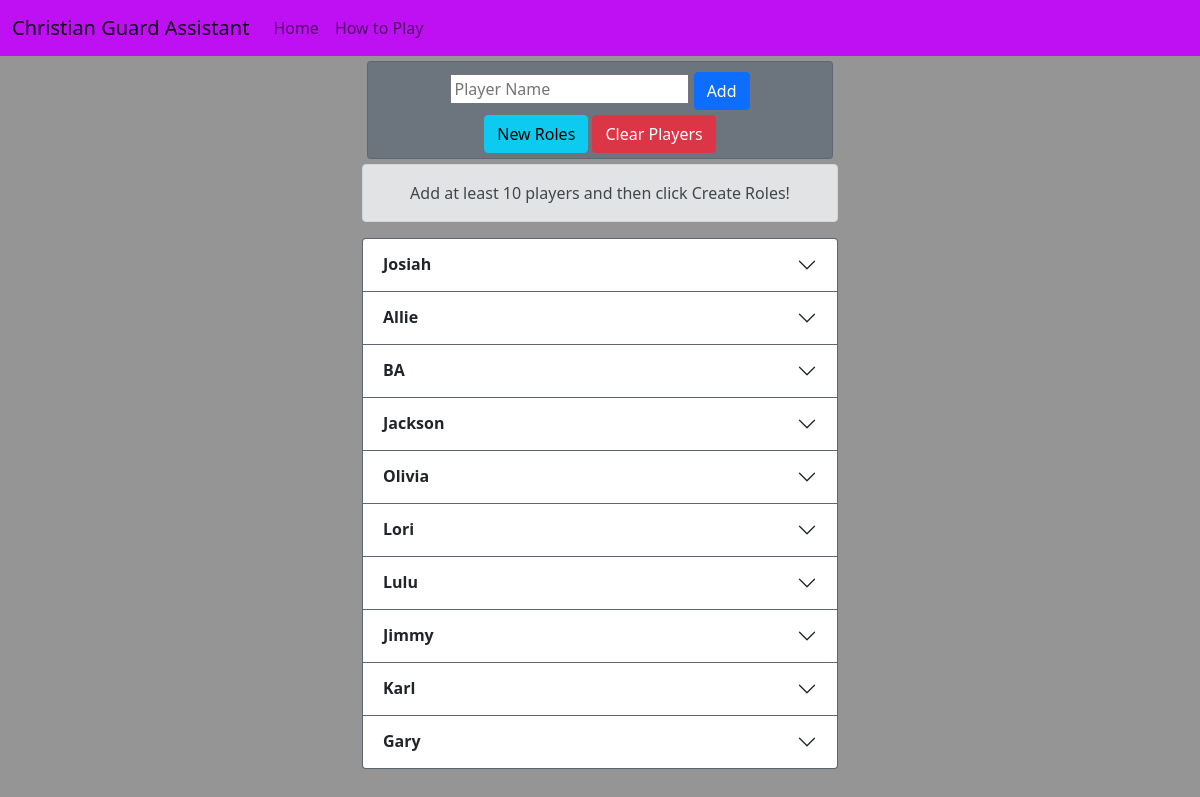
Before: / with the older database file.
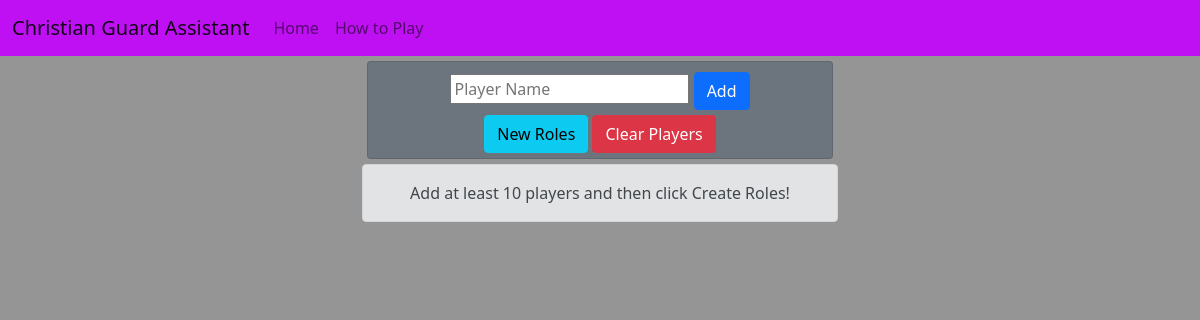
After: the same page with the newer database file.
### tables this page shows
CREATE TABLE players(id integer PRIMARY KEY autoincrement, name text, role text);

### app.py (the view)
@app.route("/", methods = ["GET", "POST"])
def home():
    global w_n_statement
    if request.method == "POST":
        player_name = request.form.get("player_name")  # Get player name
        valid_name = check_name(player_name) # Check if valid
        if valid_name:
            db = get_db()
            db.execute("INSERT INTO players (name) VALUES (?)", (player_name,))
            db.commit()  # must push this to store in database!
            all_players = db.execute("SELECT * FROM players ORDER BY id DESC")  # Get dict of players
            rows = all_players.fetchall()
            w_n_statement = "Add at least 10 players and then click Create Roles!"
            return render_template("index.html", rows=rows, w_n_statement=w_n_statement)
        else:
            w_n_statement = "Invalid Name!"
            return redirect("/")
    else:
        db = get_db()
        all_players = db.execute("SELECT * FROM players ORDER BY id DESC")  # Get dict of players
        rows = all_players.fetchall()
        return render_template("index.html", rows=rows, w_n_statement=w_n_statement)

### app.py (called while the page is built)
def connect_db():
    sql = sqlite3.connect('./players.db')
    sql.row_factory = sqlite3.Row
    return sql

def get_db():
    if not hasattr(g, 'sqlite3'):
        g.sqlite3_db = connect_db()
    return g.sqlite3_db

### templates/index.html (shortened to what this page needs)
{% extends "layout.html" %}
{% block main %}
<div class="container">
    <div class="card text-white" style="background-color: #6c757d;">
        <form class="form-inline" action="/" method="POST">
            <div class='form-row' style="padding: 5px;">
                <input autofocus="on" autocomplete="off" type="text" name="player_name" placeholder="Player Name">
                <button id="add_player" class="btn btn-primary", type="submit">Add</button>
            </div>
            <div class="form-row">
                    <a href="{{ url_for('create_roles') }}" class="btn btn-info">New Roles</a>
                    <a href="{{ url_for('clear_players') }}" class="btn btn-danger">Clear Players</a>
            </div>
        </form>
    </div>
    <div class='alert alert-secondary'>
        {{w_n_statement}}
    </div>
</div>
<div class="container">
    <div class="accordion">
        {% set count = namespace(value=0) %}
        {% for row in rows %}
        <div class="accordion-item" style="background-color: #6c757d;">
        <h2 class="accordion-header" id="heading{{row['name']}}">
            <button class="accordion-button collapsed" type="button" data-bs-toggle="collapse" data-bs-target="#collapse{{count.value}}" aria-expanded="false" aria-controls="collapse{{count.value}}">
            <strong>{{row['name']}}</strong>
            </button>
        </h2>
        </div>
            {% set count.value = count.value + 1 %}
        {% endfor %}
    </div>
</div>
{% endblock %}

### templates/layout.html (shortened to what this page needs)
<!doctype html>
<html lang="en">
  <head>
    <link href="https://cdn.jsdelivr.net/npm/bootstrap@5.0.2/dist/css/bootstrap.min.css" rel="stylesheet">
    <link href="/static/styles.css" rel="stylesheet">
  </head>
  <body>
    <nav class="navbar navbar-expand-lg navbar-light mx-auto" style="background-color: #be10f3;">
        <div class="container-fluid">
          <a class="navbar-brand" href="#">Christian Guard Assistant</a>
          <div class="collapse navbar-collapse" id="navbarSupportedContent">
            <ul class="navbar-nav me-auto mb-2 mb-lg-0">
              <li class="nav-item">
                <a class="nav-link" href="{{ url_for('home') }}">Home</a>
              </li>
              <li class="nav-item">
                <a class="nav-link" href="{{ url_for('info') }}">How to Play</a>
              </li>
            </ul>
          </div>
        </div>
      </nav>
    <main>
        {% block main %}
        {% endblock %}
    </main>
  </body>
</html>

### static/styles.css (style rules this page uses)
body { background-color: rgb(150, 149, 149); text-align: center; margin: auto; }
.container { max-width: 500px; }
nav { max-width: auto; }
form { text-align: center; }
.card { margin: 5px; padding: 5px; }

Changed rows visible on the page:
removed players: name "Josiah"
removed players: name "Allie"
removed players: name "BA"
removed players: name "Jackson"
removed players: name "Olivia"
removed players: name "Lori"
removed players: name "Lulu"
removed players: name "Jimmy"
removed players: name "Karl"
removed players: name "Gary"
